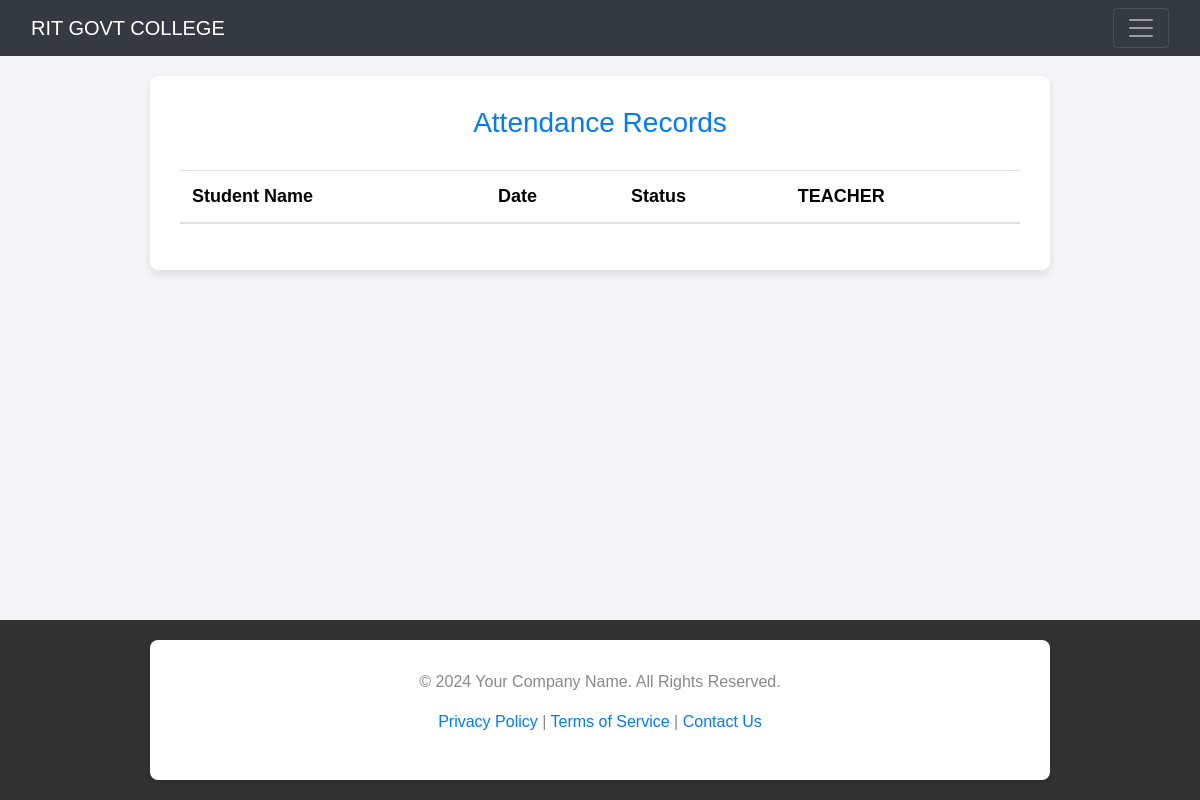
The app's page /view_attendance/, older data.
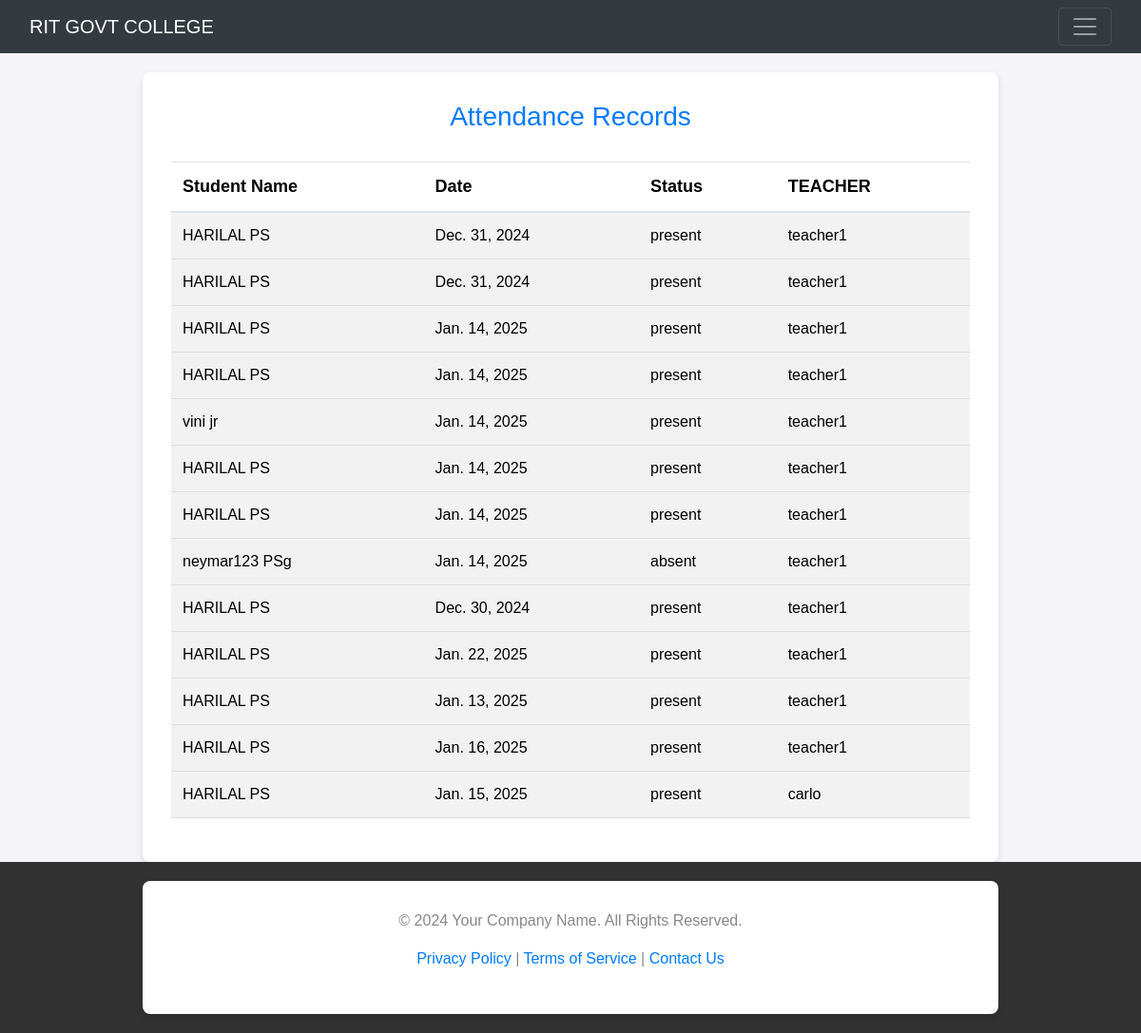
The same page, newer data.
### app1/models.py (models this page shows, shortened)
class Attendance(models.Model):
    student = models.ForeignKey(studentdetails, on_delete=models.CASCADE)
    date = models.DateField()  # Date of attendance
    status = models.CharField(max_length=10, choices=[('present', 'Present'), ('absent', 'Absent')])  # Attendance status
    lecturer = models.ForeignKey(staff, on_delete=models.CASCADE, null=True, blank=True)  # The lecturer who took attendance

class studentdetails(models.Model):
    first_name=models.CharField(max_length=20)
    last_name=models.CharField(max_length=20)
    email=models.CharField(max_length=20)
    phone=models.CharField(max_length=20)
    dob=models.DateField(max_length=30)
    gender=models.CharField(max_length=30)
    course=models.CharField(max_length=30)
    address=models.CharField(max_length=30)
    image=models.ImageField(upload_to='student_user')
    password=models.CharField(max_length=20)

class staff(models.Model):
    fullname=models.CharField(max_length=20)
    email=models.CharField(max_length=20)
    phone=models.CharField(max_length=20)
    gender=models.CharField(max_length=30)
    department=models.CharField(max_length=30)
    password=models.CharField(max_length=20)
    image=models.ImageField(upload_to='student_user')
    address=models.CharField(max_length=30)
    def __str__(self):
        return self.fullname

### app1/views.py (the view)
# urls.py: path('view_attendance/', views.view_attendance, name='view_attendance'),
def view_attendance(request):
    attendance = Attendance.objects.none()  # Default to an empty queryset
    if 'sid' in request.session:  # Example condition: student logged in
        student_id = request.session['sid']
        attendance = Attendance.objects.filter(student_id=student_id)
    else:
        attendance = Attendance.objects.all()  # Default to all attendance records if no condition is met
    from_date = request.GET.get('from_date')
    to_date = request.GET.get('to_date')
    if from_date and to_date:
        attendance = Attendance.objects.filter(date__range=[from_date, to_date])
    else:
        attendance = Attendance.objects.all()
    context = {
        'attendance': attendance
    }
    return render(request, 'view_attendance.html', context)

### templates/view_attendance.html (shortened to what this page needs)
{% extends 'base.html' %}
{% block content %}
{% load static %}
<link rel="stylesheet" href="https://maxcdn.bootstrapcdn.com/bootstrap/4.5.2/css/bootstrap.min.css">
<body>
    <div class="container">
        <h2>Attendance Records</h2>
        <table class="table table-striped">
            <thead>
                <tr>
                    <th>Student Name</th>
                    <th>Date</th>
                    <th>Status</th>
                    <th>TEACHER</th>
                </tr>
            </thead>
            <tbody>
                {% for record in attendance %}
                <tr>
                    <td>{{ record.student.first_name }} {{ record.student.last_name }}</td>
                    <td>{{ record.date }}</td>
                    <td>{{ record.status }}</td>
                    <td>{{record.lecturer}}</td>
                </tr>
                {% endfor %}
            </tbody>
        </table>
</body>
{% endblock %}

### templates/base.html (shortened to what this page needs)
<!DOCTYPE html>
<html lang="en">
<head>
    <link href="https://cdn.jsdelivr.net/npm/bootstrap@5.3.3/dist/css/bootstrap.min.css" rel="stylesheet">
    <link href="https://cdnjs.cloudflare.com/ajax/libs/bootstrap-icons/1.8.1/font/bootstrap-icons.min.css" rel="stylesheet">
    </head>
    <body>
      <header>
    {% if request.session.sid or request.session.stid %}
    <nav class="navbar navbar-dark bg-dark fixed-top">
        <div class="container-fluid">
            <a class="navbar-brand" href="#">RIT GOVT COLLEGE</a>
            <button class="navbar-toggler" type="button" data-bs-toggle="offcanvas" data-bs-target="#offcanvasDarkNavbar" aria-controls="offcanvasDarkNavbar" aria-label="Toggle navigation">
                <span class="navbar-toggler-icon"></span>
            </button>
            <div class="offcanvas offcanvas-end text-bg-dark" tabindex="-1" id="offcanvasDarkNavbar" aria-labelledby="offcanvasDarkNavbarLabel">
                <div class="offcanvas-header">
                    <h5 class="offcanvas-title" id="offcanvasDarkNavbarLabel">Dark offcanvas</h5>
                    <button type="button" class="btn-close btn-close-white" data-bs-dismiss="offcanvas" aria-label="Close"></button>
                </div>
                <div class="offcanvas-body">
                    <ul class="navbar-nav justify-content-end flex-grow-1 pe-3">
                        <li class="nav-item">
                            <a class="nav-link active" aria-current="page" href="#">Home</a>
                        </li>
                        <li class="nav-item">
                            <a class="nav-link" href="{% url 'Registration' %}">STAFF REGISTER</a>
                        </li>
                        <li class="nav-item">
                          <a class="nav-link" href="{% url 'staff_registration' %}"> STAFF REGISTERATION</a>
                      </li>
                      <li class="nav-item">
                        <a class="nav-link" href="{% url 'logout' %}"> LOG OUT </a>
                    </li>
                        <li class="nav-item dropdown">
                            <a class="nav-link dropdown-toggle" href="#" role="button" data-bs-toggle="dropdown" aria-expanded="false">
                                Dropdown
                            </a>
                            <ul class="dropdown-menu dropdown-menu-dark">
                                <li><a class="dropdown-item" href="#">ACTION</a></li>
                                <li><a class="dropdown-item" href="#">Another action</a></li>
                                <li>
                                    <hr class="dropdown-divider">
                                </li>
                                <li><a class="dropdown-item" href="#">Something else here</a></li>
                            </ul>
                        </li>
                    </ul>
                    <form class="d-flex mt-3" role="search">
                        <input class="form-control me-2" type="search" placeholder="Search" aria-label="Search">
                        <button class="btn btn-success" type="submit">Search</button>
                    </form>
                </div>
            </div>
        </div>
    </nav>
    {% else %}
          <nav class="navbar navbar-dark bg-dark fixed-top">
              <div class="container-fluid">
                  <a class="navbar-brand" href="#">RIT GOVT COLLEGE</a>
                  <button class="navbar-toggler" type="button" data-bs-toggle="offcanvas" data-bs-target="#offcanvasDarkNavbar" aria-controls="offcanvasDarkNavbar" aria-label="Toggle navigation">
                      <span class="navbar-toggler-icon"></span>
                  </button>
              </div>
          </nav>
          {% endif %}
      </header>
      <main>
          {% block content %}{% endblock %}
      </main>
      <footer>
          <div class="container text-center">
              <p>&copy; 2024 Your Company Name. All Rights Reserved.</p>
              <p>
                  <a href="#">Privacy Policy</a> |
                  <a href="#">Terms of Service</a> |
                  <a href="#">Contact Us</a>
              </p>
          </div>
      </footer>
  </body>
</html>

### templates/base.html (style rules this page uses)
html, body { height: 100%; margin: 0; padding: 0; display: flex; flex-direction: column; }
main { flex: 1; padding-top: 56px; }
footer { background-color: #333232; color: rgb(138, 135, 135); text-align: center; padding: 20px; }

### templates/view_attendance.html (style rules this page uses)
body { font-family: 'Arial', sans-serif; background-color: #f4f4f9; margin-top: 20px; }
.container { max-width: 900px; margin: 0 auto; background-color: #ffffff; border-radius: 8px; padding: 30px; box-shadow: 0 4px 8px rgba(0, 0, 0, 0.1); }
h2 { text-align: center; margin-bottom: 30px; font-size: 28px; color: #007bff; }
table { width: 100%; border-collapse: collapse; }
th, td { padding: 12px; text-align: left; border-bottom: 1px solid #ddd; }
th { background-color: #007bff; color: white; font-size: 18px; }
td { background-color: #f9f9f9; }
tr:nth-child(even) td { background-color: #f1f1f1; }

Row changes from the older to the newer data that the page shows:
added Attendance: student.first_name "HARILAL", student.last_name "PS", date "Dec. 31, 2024", status "present", lecturer "teacher1"
added Attendance: student.first_name "HARILAL", student.last_name "PS", date "Dec. 31, 2024", status "present", lecturer "teacher1"
added Attendance: student.first_name "HARILAL", student.last_name "PS", date "Jan. 14, 2025", status "present", lecturer "teacher1"
added Attendance: student.first_name "HARILAL", student.last_name "PS", date "Jan. 14, 2025", status "present", lecturer "teacher1"
added Attendance: student.first_name "vini", student.last_name "jr", date "Jan. 14, 2025", status "present", lecturer "teacher1"
added Attendance: student.first_name "HARILAL", student.last_name "PS", date "Jan. 14, 2025", status "present", lecturer "teacher1"
added Attendance: student.first_name "HARILAL", student.last_name "PS", date "Jan. 14, 2025", status "present", lecturer "teacher1"
added Attendance: student.first_name "neymar123", student.last_name "PSg", date "Jan. 14, 2025", status "absent", lecturer "teacher1"
added Attendance: student.first_name "HARILAL", student.last_name "PS", date "Dec. 30, 2024", status "present", lecturer "teacher1"
added Attendance: student.first_name "HARILAL", student.last_name "PS", date "Jan. 22, 2025", status "present", lecturer "teacher1"
added Attendance: student.first_name "HARILAL", student.last_name "PS", date "Jan. 13, 2025", status "present", lecturer "teacher1"
added Attendance: student.first_name "HARILAL", student.last_name "PS", date "Jan. 16, 2025", status "present", lecturer "teacher1"
added Attendance: student.first_name "HARILAL", student.last_name "PS", date "Jan. 15, 2025", status "present", lecturer "carlo"
